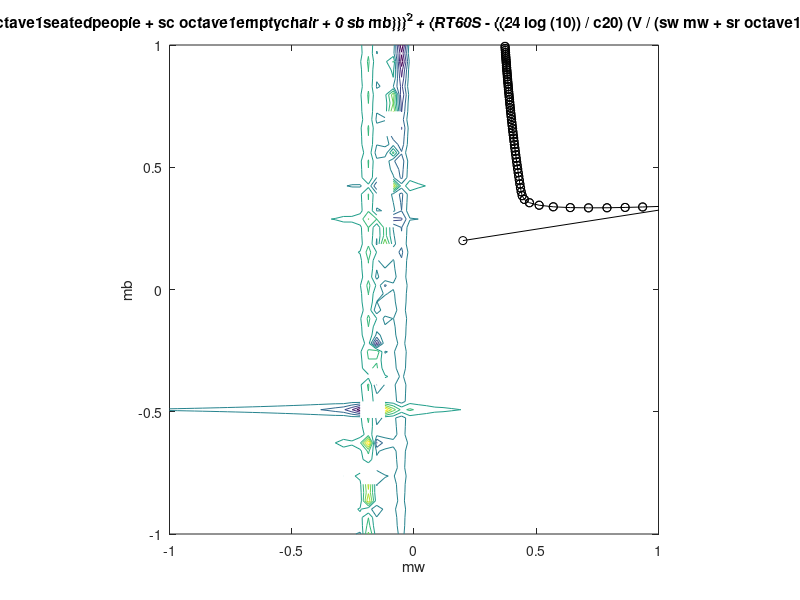

Reproduce this figure in MATLAB.
function [xopt,fopt,niter,gnorm,dx] = grad_descent(varargin)
% grad_descent.m demonstrates how the gradient descent method can be used
% to solve a simple unconstrained optimization problem. Taking large step
% sizes can lead to algorithm instability. The variable alpha below
% specifies the fixed step size. Increasing alpha above 0.32 results in
% instability of the algorithm. An alternative approach would involve a
% variable step size determined through line search.
%
% This example was used originally for an optimization demonstration in ME
% 149, Engineering System Design Optimization, a graduate course taught at
% Tufts University in the Mechanical Engineering Department.
%
% Author: James T. Allison, Assistant Professor, University of Illinois at
% Urbana-Champaign
% Date: 3/4/12
%Note: This has been used towards a university optimization module
%coursework. Additional inputs; refer to calcgradient.m in the github folder. 

if nargin==0
    % define starting point
    x0 = [0.2 0.2]';
elseif nargin==1
    % if a single input argument is provided, it is a user-defined starting
    % point.
    x0 = varargin{1};
else
    error('Incorrect number of input arguments.')
end

% termination tolerance
tol = 1e-6;

% maximum number of allowed iterations, 10000-100000 no major changes
maxiter = 10000;

% minimum allowed perturbation
dxmin = 1e-6;

% step size ( 0.33 causes instability, 0.1 quite accurate)
alpha = 0.1;

% initialize gradient norm, optimization vector, iteration counter, perturbation
gnorm = inf; x = x0; niter = 0; dx = inf;


%absorption coefficients room materials octave 1kHz, units % 
octave1floor = 0.15; 
octave1emptychair = 0.07;
octave1seatedpeople = 0.76;
octave1ceiling = 0.03;


%Other room parameters 
V = 14 * 17 * 4; %volume in m^3
c20 = 343; %speed of sound at 20 degrees in dry air 
sw = (2 * 14 * 4) + (2 * 17 *4); %surface area wall 
sr = 14 * 17; %surface area roof 
sf = 14 * 17; %surface area floor 
sh = 1.9; %surface area human
sc = 0.4; % surface area chair 
sb = (2*14*2) + (2*14*0.3) ; % surface area designed absorption barrier 

%RT60 desired time, in seconds (energy dissipation quanitification) 
RT60M = 1.2; %RT60 music tone
RT60S = 0.6; %RT60 speech intelligibility


f = @(mw,mb) (RT60M - ((24 .* log(10))./c20).*(V./(sw.*mw+sr.*octave1ceiling+sf.*octave1floor+sh.*octave1seatedpeople+sc.*octave1emptychair+0.*sb.*mb)))^2 + (RT60S - ((24 .* log(10))./c20).*(V./(sw.*mw+sr.*octave1ceiling+sf.*octave1floor+sh.*octave1seatedpeople+sc.*octave1emptychair+sb.*mb)))^2;

% plot objective function contours for visualization:
figure(1); clf; ezcontour(f,[-1.0 1.0 -1.0 1.0]); axis equal; hold on
%title('Plot of Objective function contours between -1 and 1')
% redefine objective function syntax for use with optimization:
f2 = @(x) f(x(1),x(2));

% gradient descent algorithm:
while and(gnorm>=tol, and(niter <= maxiter, dx >= dxmin))
    % calculate gradient:
    g = grad(x);
    gnorm = norm(g);
    % take step:
    xnew = x - alpha*g;
    % check step
    if ~isfinite(xnew)
        display(['Number of iterations: ' num2str(niter)])
        error('x is inf or NaN')
    end
    % plot current point
    plot([x(1) xnew(1)],[x(2) xnew(2)],'ko-')
    refresh
    % update termination metrics
    niter = niter + 1;
    dx = norm(xnew-x);
    x = xnew;
    
end
xopt = x;
fopt = f2(xopt);
niter = niter - 1;

% define the gradient of the objective, refer to calcgradient.m 
function g = grad(x)
g = [- (10706837995693590345*(345381870828825495/(2251799813685248*(248*x(1) + (322*x(2))/5 + 5539/125)) - 3/5))/(140737488355328*(248*x(1) + (322*x(2))/5 + 5539/125)^2) - (10706837995693590345*(345381870828825495/(2251799813685248*(248*x(1) + 5539/125)) - 6/5))/(140737488355328*(248*x(1) + 5539/125)^2)
                                                                                                                                   -(11121296240688180939*(345381870828825495/(2251799813685248*(248*x(1) + (322*x(2))/5 + 5539/125)) - 3/5))/(562949953421312*(248*x(1) + (322*x(2))/5 + 5539/125)^2)];


